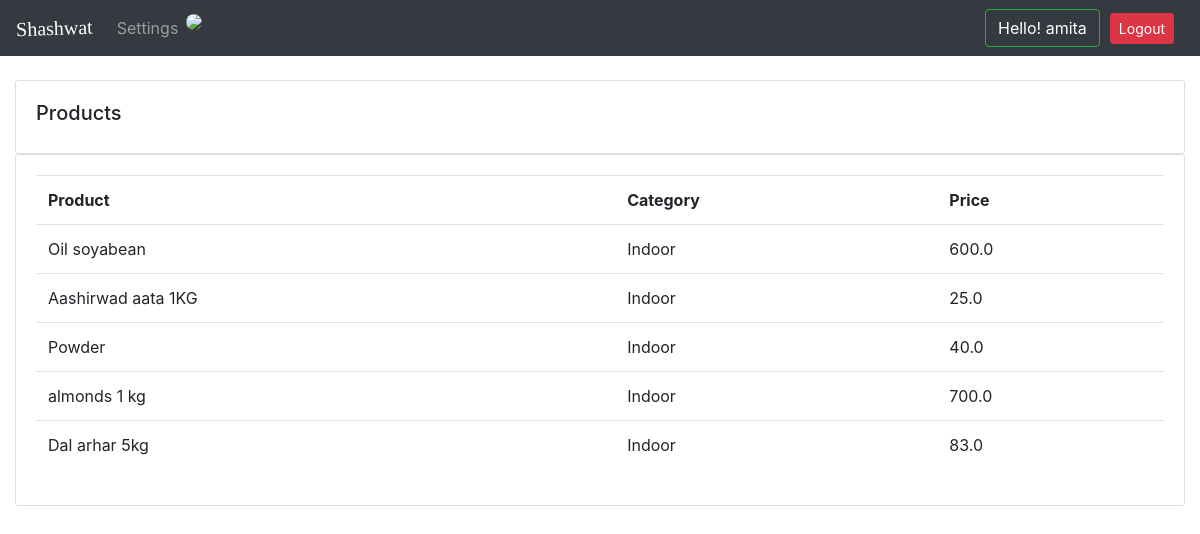
Screenshot of /products/ (signed in) with the database file from the repository.
### accounts/models.py (models this page shows, shortened)
class Product(models.Model):
    CATEGORY = (
        ('Indoor','Indoor'),
        ('Outdoor','Out door'),
    )
    name = models.CharField(max_length=100, null =True)
    price = models.FloatField(null=True)
    category = models.CharField(max_length=100, null =True, choices=CATEGORY)
    date_created = models.DateTimeField(auto_now_add=True, null =True)
    description =  models.CharField(max_length=100, null =True)

### accounts/views.py (the view)
# urls.py: path('products/', views.products, name='products'),
@login_required(login_url='/login/')
def products(request):
    products = Product.objects.all()
    return render(request, 'products.html', {'products': products})

### templates/products.html
{%  extends 'main.html' %}
{% block content %}
		<br>
		<div class="row">
			<div class="col-md">
				<div class="card card-body">
					<h5>Products</h5>
				</div>
				<div class="card card-body">
					<table class="table">
						<tr>
							<th>Product</th>
							<th>Category</th>
							<th>Price</th>
						</tr>
						{% for product in products %}
						<tr>
							<td>{{product.name}}</td>
							<td>{{product.category}}</td>
							<td>{{product.price}}</td>
						</tr>
						{% endfor %}
					</table>
				</div>
			</div>
		</div>
{% endblock content %}

### templates/navbar.html (shortened to what this page needs)
<nav class="navbar navbar-expand-lg navbar-dark bg-dark">
  <div class="collapse navbar-collapse" id="navbarNav">
    <a class="navbar-brand" href="#" style="font-family:'opan snas';transform:rotate(-2deg);" >Shashwat</a>
      <ul class="navbar-nav">
      {% if not request.user.is_staff %}
        <li class="nav-item">
            <a class="nav-link" href="{% url 'user_settings' %}">Settings</a>
        </li>
        <li class="nav-item">
            <img id="navbar-profile-icon" src="{{request.user.customer.profile_pic.url}}">
        </li>
      {% endif %}
      </ul>
  </div>
  <span>
    <button class="btn btn-outline-success bt-sm logout_user">Hello! {{request.user}}</button></a>
  </span>
  <span>
    <a class="nav-item logout_user" href="{% url 'logout' %}" ><button class="btn btn-danger btn-sm">Logout </button></a>
  </span>
</nav>

### crm/static/css/main.css (style rules this page uses)
body { background-color: #ebeff5; }

### templates/navbar.html (style rules this page uses)
.logout_user { margin-right: 10px; color: #fff; }
#navbar-profile-icon { max-width: 60px; max-height:60px; margin: 0 auto; border-radius: 50%; }

### rows the page displays
Product: name "Oil soyabean", category "Indoor", price "600.0"
Product: name "Aashirwad aata 1KG", category "Indoor", price "25.0"
Product: name "Powder", category "Indoor", price "40.0"
Product: name "almonds 1 kg", category "Indoor", price "700.0"
Product: name "Dal arhar 5kg", category "Indoor", price "83.0"

### other values shown
{{ request.user }} "amita"
